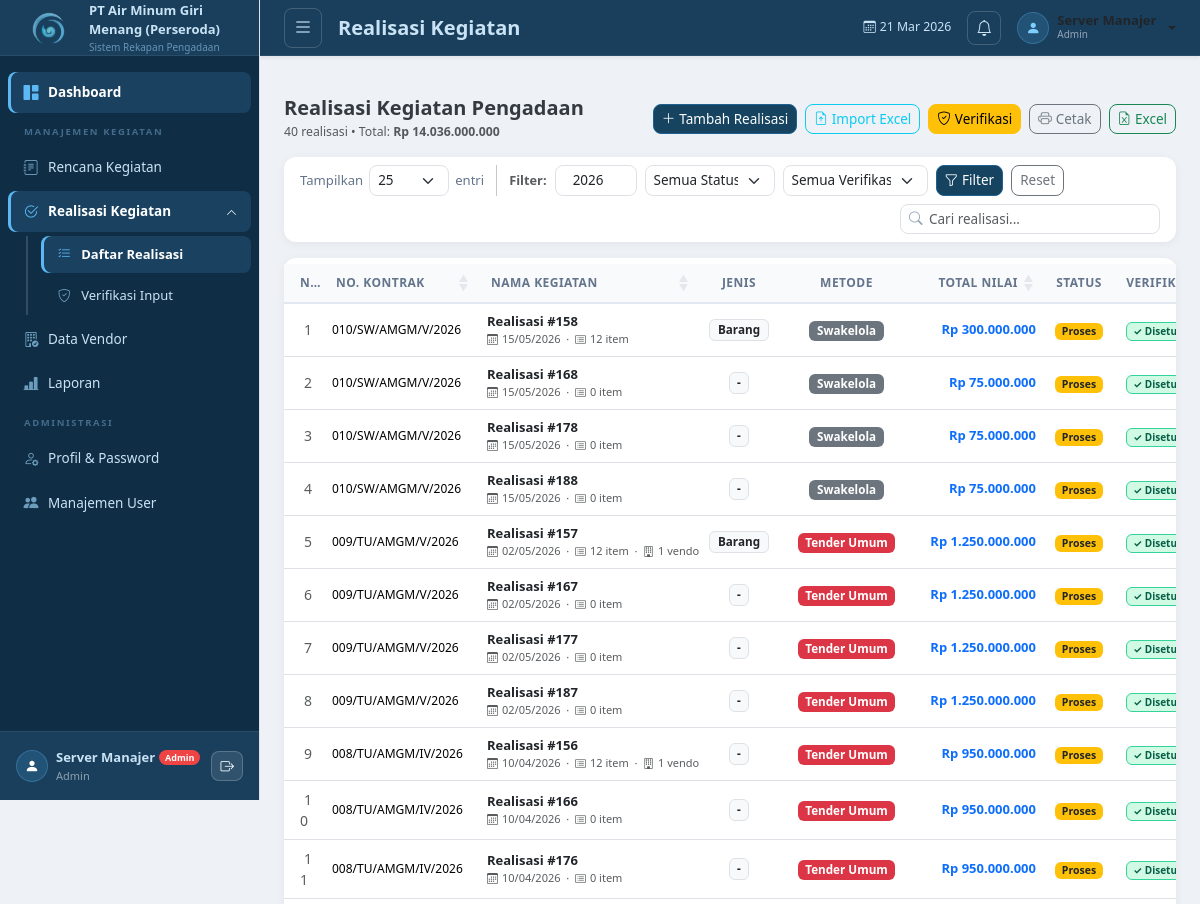
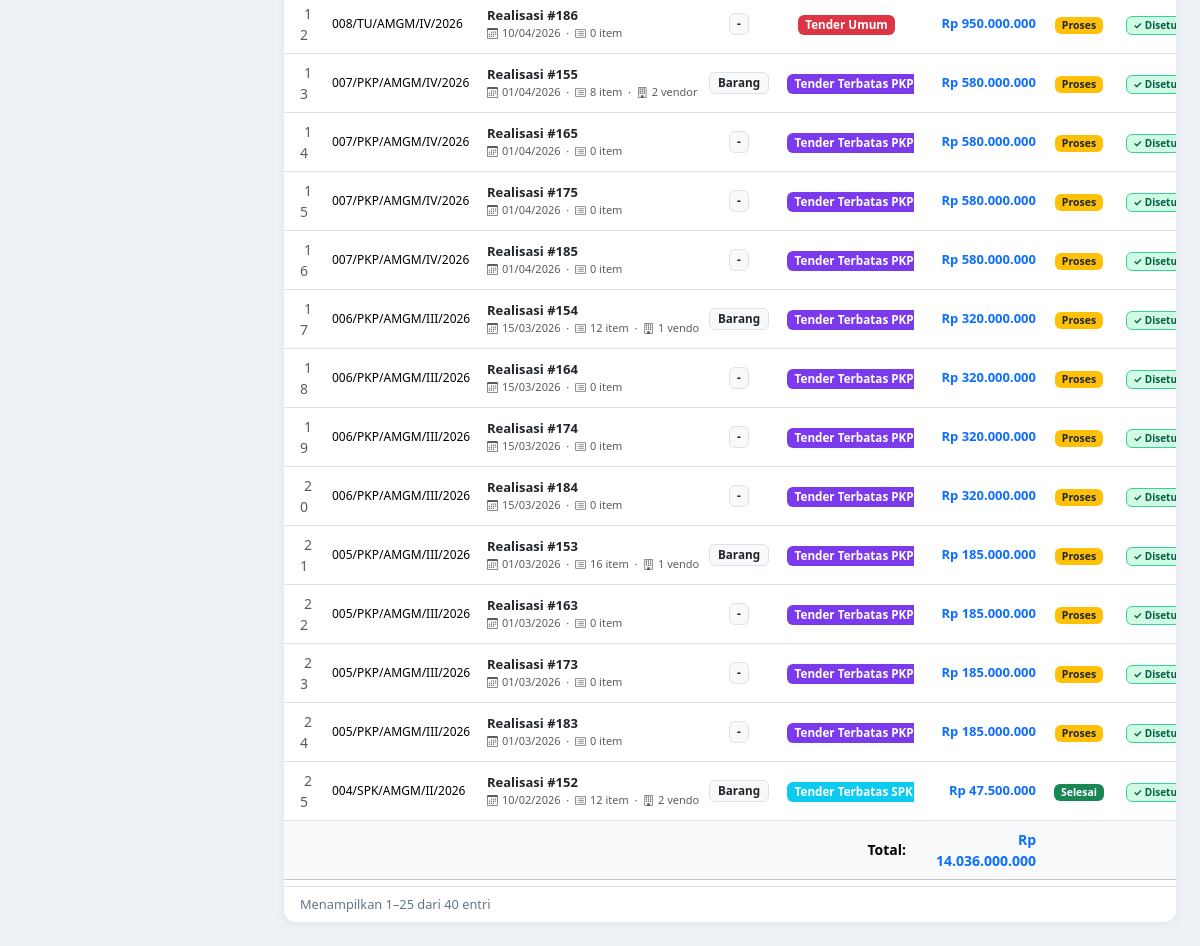
Page /modules/realisasi/index.php (signed in) on the committed database (2 pictures, top to bottom).
### tables this page shows
CREATE TABLE `realisasi_kegiatan` (
  `id` int(11) NOT NULL,
  `nomor_kontrak` varchar(100) DEFAULT NULL,
  `tanggal_mulai` date NOT NULL,
  `tanggal_selesai` date DEFAULT NULL,
  `status` enum('proses','selesai','batal') DEFAULT 'proses',
  `status_verifikasi` enum('menunggu','disetujui','ditolak') NOT NULL DEFAULT 'menunggu',
  `catatan_verifikasi` text DEFAULT NULL,
  `diverifikasi_oleh` int(11) DEFAULT NULL,
  `tgl_verifikasi` datetime DEFAULT NULL,
  `total_nilai` decimal(20,2) DEFAULT 0.00,
  `metode_pengadaan` enum('pembelian_langsung','tender_terbatas_spk','tender_terbatas_pkp','tender_umum','e_purchasing','swakelola') NOT NULL,
  `catatan` text DEFAULT NULL,
  `created_by` int(11) DEFAULT NULL,
  `created_at` timestamp NOT NULL DEFAULT current_timestamp(),
  `updated_at` timestamp NOT NULL DEFAULT current_timestamp() ON UPDATE current_timestamp()
);

### includes/functions.php (called while the page is built, shortened)
<?php
function formatRupiah($angka, $prefix = 'Rp ') {
    return $prefix . number_format((float)$angka, 0, ',', '.');
}
function getLabelMetode($key) {
    return LABEL_METODE[$key] ?? $key;
}
function getLabelJenis($key) {
    return LABEL_JENIS[$key] ?? $key;
}
function sanitize($input) {
    return htmlspecialchars(strip_tags(trim($input)), ENT_QUOTES, 'UTF-8');
}

### modules/realisasi/index.php (the view, shortened to what this page needs)
<?php
require_once __DIR__ . '/../../includes/functions.php';
$db     = getDB();
$tahun  = isset($_GET['tahun']) ? (int)$_GET['tahun'] : (int)date('Y');
$status = $_GET['status'] ?? '';
$where = ["YEAR(r.tanggal_mulai) = $tahun"];
$whereStr = 'WHERE ' . implode(' AND ', $where);
$realisasi = $db->query("
    SELECT r.*, u.nama_lengkap,
        (SELECT COUNT(*) FROM realisasi_detail WHERE realisasi_id = r.id) as jumlah_item,
        (SELECT COUNT(*) FROM realisasi_vendor  WHERE realisasi_id = r.id) as jumlah_vendor,
        (SELECT jenis_pengadaan FROM realisasi_detail WHERE realisasi_id = r.id ORDER BY id ASC LIMIT 1) as jenis_pengadaan,
        (SELECT rk.nama_kegiatan FROM realisasi_detail rd
         JOIN rencana_kegiatan rk ON rk.id = rd.rencana_id
         WHERE rd.realisasi_id = r.id ORDER BY rd.id ASC LIMIT 1) as nama_kegiatan
    FROM realisasi_kegiatan r
    LEFT JOIN users u ON u.id = r.created_by
    $whereStr
    ORDER BY r.tanggal_mulai DESC
");
$totalQ = $db->query("SELECT SUM(r.total_nilai) as total FROM realisasi_kegiatan r $whereStr");
$totalRealisasi = $totalQ->fetch_assoc()['total'] ?? 0;
$rows = [];
while ($row = $realisasi->fetch_assoc()) $rows[] = $row;
include __DIR__ . '/../../includes/header.php';
?>
<div class="d-flex justify-content-between align-items-center mb-3 flex-wrap gap-2">
    <div>
        <h5 class="fw-bold mb-0">Realisasi Kegiatan Pengadaan</h5>
        <small class="text-muted">
            <?= count($rows) ?> realisasi &bull; Total: <strong><?= formatRupiah($totalRealisasi) ?></strong>
        </small>
    </div>
    <div class="d-flex gap-2 flex-wrap">
        <a href="<?= BASE_URL ?>/modules/realisasi/form.php" class="btn btn-primary btn-sm">
            <i class="bi bi-plus-lg me-1"></i>Tambah Realisasi
        </a>
        <a href="<?= BASE_URL ?>/modules/realisasi/import.php"
           class="btn btn-outline-info btn-sm">
            <i class="bi bi-file-earmark-arrow-up me-1"></i>Import Excel
        </a>
        <?php if ($isMgr): ?>
        <a href="<?= BASE_URL ?>/modules/realisasi/verifikasi.php"
           class="btn btn-warning btn-sm position-relative">
            <i class="bi bi-shield-check me-1"></i>Verifikasi
        </a>
        <?php endif; ?>
        <a href="<?= BASE_URL ?>/modules/realisasi/print.php?tahun=<?= $tahun ?>&status=<?= $status ?>"
           target="_blank" class="btn btn-outline-secondary btn-sm">
            <i class="bi bi-printer me-1"></i>Cetak
        </a>
        <a href="<?= BASE_URL ?>/modules/realisasi/export.php?tahun=<?= $tahun ?>&status=<?= $status ?>"
           class="btn btn-outline-success btn-sm">
            <i class="bi bi-file-earmark-excel me-1"></i>Excel
        </a>
    </div>
</div>
<div class="card mb-3 no-print">
    <div class="card-body py-2 px-3">
        <div class="d-flex align-items-center gap-2 flex-wrap">
            <div class="dt-entries-wrapper">
                <span>Tampilkan</span>
                <select id="dtLengthCustom" class="form-select form-select-sm">
                    <option value="25" selected>25</option>
                </select>
                <span>entri</span>
            </div>
            <form method="GET" class="d-flex align-items-center gap-2 flex-wrap mb-0">
                <label class="fw-semibold text-muted mb-0" style="font-size:.8rem;white-space:nowrap;">Filter:</label>
                <input type="number" name="tahun"
                       value="<?= $tahun ?>"
                       min="2000"
                       class="form-control form-control-sm text-center"
                       style="width:82px;"
                       placeholder="Tahun">
                <select name="status" class="form-select form-select-sm" style="width:130px;">
                    <option value="">Semua Status</option>
                </select>
                <select name="verif" class="form-select form-select-sm" style="width:145px;">
                    <option value="">Semua Verifikasi</option>
                </select>
                <button type="submit" class="btn btn-sm btn-primary">
                    <i class="bi bi-funnel me-1"></i>Filter
                </button>
                <a href="?tahun=<?= $tahun ?>" class="btn btn-sm btn-outline-secondary">Reset</a>
            </form>
            <div class="ms-auto dt-search-wrapper">
                <input type="text" id="dtSearchCustom"
                       class="form-control form-control-sm"
                       placeholder="Cari realisasi..."
                       autocomplete="off">
            </div>
        </div>
    </div>
</div>
<div class="card">
    <div class="card-body p-0">
        <div class="table-responsive">
            <table class="table table-hover mb-0 align-middle" id="tblRealisasi">
                <colgroup>
                    <col class="col-no">
                    <col class="col-kontrak">
                    <col class="col-nama">
                    <col class="col-jenis">
                    <col class="col-metode">
                    <col class="col-nilai">
                    <col class="col-status">
                    <col class="col-verif">
                    <?php if ($isMgr): ?><col class="col-diinput"><?php endif; ?>
                    <col class="<?= $isMgr ? 'col-aksi-mgr' : 'col-aksi-stf' ?>">
                </colgroup>
                <thead>
                    <tr>
                        <th class="ps-3">No.</th>
                        <th>No. Kontrak</th>
                        <th>Nama Kegiatan</th>
                        <th class="text-center">Jenis</th>
                        <th class="text-center">Metode</th>
                        <th class="text-end">Total Nilai</th>
                        <th class="text-center">Status</th>
                        <th class="text-center">Verifikasi</th>
                    </tr>
                </thead>
                <tbody>
                <?php if (empty($rows)): ?>
                    <tr>
                        <td colspan="<?= $isMgr ? 10 : 9 ?>" class="text-center py-5 text-muted">
                            <i class="bi bi-inbox fs-1 d-block mb-2 opacity-40"></i>
                            Tidak ada data realisasi
                        </td>
                    </tr>
                <?php else:
                $metodeColors = [
                    'pembelian_langsung'  => 'success',
                    'tender_terbatas_spk' => 'info',
                    'tender_terbatas_pkp' => 'purple',
                    'tender_terbatas'     => 'info',
                    'tender_umum'         => 'danger',
                    'e_purchasing'        => 'warning',
                    'swakelola'           => 'secondary',
                ];
                foreach ($rows as $row):
                    $statusMap   = ['proses'=>'warning text-dark','selesai'=>'success','batal'=>'danger'];
                    $sc          = $statusMap[$row['status']] ?? 'secondary';
                    $verifStatus = $row['status_verifikasi'] ?? 'menunggu';
                    $rowClass    = match($verifStatus) {
                        'menunggu' => 'row-pending',
                        'ditolak'  => 'row-ditolak',
                        default    => '',
                    };
                    $metodeColor = $metodeColors[$row['metode_pengadaan']] ?? 'secondary';
                ?>
                    <tr class="<?= $rowClass ?>">
                        <td class="ps-3 text-muted"></td>
                        <td class="text-truncate" style="font-size:12px;max-width:155px;"
                            title="<?= sanitize($row['nomor_kontrak'] ?: '-') ?>">
                            <?= sanitize($row['nomor_kontrak'] ?: '-') ?>
                        </td>
                        <td>
                            <a href="detail.php?id=<?= $row['id'] ?>"
                               class="fw-semibold text-decoration-none text-dark d-block text-truncate"
                               style="font-size:13px;max-width:210px;"
                               title="<?= sanitize($row['nama_kegiatan'] ?: 'Realisasi #'.$row['id']) ?>">
                                <?= sanitize($row['nama_kegiatan'] ?: 'Realisasi #'.$row['id']) ?>
                            </a>
                            <div class="text-muted" style="font-size:11px;white-space:nowrap;">
                                <i class="bi bi-calendar3 me-1"></i><?= date('d/m/Y', strtotime($row['tanggal_mulai'])) ?>
                                &nbsp;&middot;&nbsp;
                                <i class="bi bi-card-list me-1"></i><?= $row['jumlah_item'] ?> item
                                <?php if ($row['jumlah_vendor'] > 0): ?>
                                &nbsp;&middot;&nbsp;
                                <i class="bi bi-building me-1"></i><?= $row['jumlah_vendor'] ?> vendor
                                <?php endif; ?>
                            </div>
                        </td>
                        <td class="text-center">
                            <span class="badge bg-light text-dark border" style="font-size:.73rem;white-space:nowrap;">
                                <?= !empty($row['jenis_pengadaan']) ? getLabelJenis($row['jenis_pengadaan']) : '-' ?>
                            </span>
                        </td>
                        <td class="text-center">
                            <span class="badge bg-<?= $metodeColor ?>" style="font-size:.73rem;white-space:nowrap;">
                                <?= getLabelMetode($row['metode_pengadaan']) ?>
                            </span>
                        </td>
                        <td class="text-end fw-semibold text-primary" style="font-size:13px;">
                            <?= formatRupiah($row['total_nilai']) ?>
                        </td>
                        <td class="text-center">
                            <span class="badge bg-<?= $sc ?>"><?= ucfirst($row['status']) ?></span>
                        </td>
                        <td class="text-center">
                            <span class="badge badge-verif-<?= $verifStatus ?>" style="font-size:10px;">
                                <?= match($verifStatus) {
                                    'menunggu'  => '⏳ Menunggu',
                                    'disetujui' => '✓ Disetujui',
                                    'ditolak'   => '✗ Ditolak',
                                    default     => $verifStatus,
                                } ?>
                            </span>
                        </td>
                    </tr>
                <?php endforeach; endif; ?>
                </tbody>
                <tfoot class="table-light fw-bold">
                    <tr>
                        <td colspan="5" class="text-end ps-3">Total:</td>
                        <td class="text-end text-primary"><?= formatRupiah($totalRealisasi) ?></td>
                        <td colspan="<?= $isMgr ? 4 : 3 ?>"></td>
                    </tr>
                </tfoot>
            </table>
        </div>
        <div class="d-flex justify-content-between align-items-center px-3 py-2 border-top">
            <div id="dtInfoCustom" class="dataTables_info"></div>
        </div>
    </div>
</div>
<?php
include __DIR__ . '/../../includes/footer.php';
?>

### assets/css/style.css (style rules this page uses)
:root { --sidebar-width: 260px; --navbar-height: 56px; --primary: #1e6091; --primary-dark: #154360; --accent: #2ec4b6; --sidebar-bg: #0F2D45; --sidebar-brand-bg: #193F5C; --sidebar-border: rgba(255,255,255,0.07); --sidebar-text: #C9E3F5; --sidebar-icon: rgba(150,205,240,0.70); --sidebar-label: rgba(130,185,225,0.45); --sidebar-hover-bg: rgba(255,255,255,0.06); --sidebar-active-bg: rgba(91,184,245,0.15); --sidebar-active-text: #ffffff; --sidebar-active-line: #5BB8F5; --bg-page: #EEF2F7; --border-color: #e4e9ef; }
body { background-color: var(--bg-page); font-family: 'Segoe UI', system-ui, -apple-system, sans-serif; font-size: 14px; color: #343a40; min-height: 100vh; }
.card { border: none; border-radius: 12px; box-shadow: 0 2px 10px rgba(0,0,0,0.06); background: #ffffff; }
.form-control, .form-select { border-radius: 8px; border-color: #dee2e6; font-size: 13.5px; }
.btn { border-radius: 8px; font-size: 13.5px; font-weight: 500; }
.btn-primary { background: #154360; border-color: #1e6091; color: #fff; }
.table { font-size: 13.5px; }
.table thead th { background-color: #f1f5f9; font-weight: 600; font-size: 11.5px; text-transform: uppercase; letter-spacing: 0.5px; color: #64748b; border-bottom: 2px solid #e2e8f0; white-space: nowrap; padding: 10px 12px; }

### modules/realisasi/index.php (style rules this page uses)
#tblRealisasi { table-layout: fixed; width: 100%; }
#tblRealisasi thead th { background: #f8fafc; font-size: .75rem; text-transform: uppercase; letter-spacing: .04em; color: #64748b; border-bottom: 2px solid #e2e8f0; white-space: nowrap; overflow: hidden; text-overflow: ellipsis; }
#tblRealisasi td { vertical-align: middle; font-size: .875rem; overflow: hidden; text-overflow: ellipsis; }
#tblRealisasi col.col-no { width: 40px; }
#tblRealisasi col.col-kontrak { width: 155px; }
#tblRealisasi col.col-nama { width: 220px; }
#tblRealisasi col.col-jenis { width: 80px; }
#tblRealisasi col.col-metode { width: 135px; }
#tblRealisasi col.col-nilai { width: 130px; }
#tblRealisasi col.col-status { width: 70px; }
#tblRealisasi col.col-verif { width: 95px; }
.dt-entries-wrapper { display: flex; align-items: center; gap: 6px; font-size: .82rem; color: #64748b; white-space: nowrap; }
.dt-entries-wrapper select { width: 80px; }
.dt-search-wrapper { position: relative; flex: 1; min-width: 180px; max-width: 260px; }
.dt-search-wrapper input { padding-left: 28px; }
.dataTables_info { font-size: .8rem; color: #64748b; }
.badge-verif-disetujui { background:#d1fae5; color:#065f46; border:1px solid #34d399; }
.bg-purple { background-color: #7c3aed !important; }
.badge.bg-purple { color: white !important; }

### rows in the picture
realisasi_kegiatan: nomor_kontrak "010/SW/AMGM/V/2026", id "Realisasi #158", tanggal_mulai "15/05/2026", jumlah_item "12", jenis_pengadaan "Barang", metode_pengadaan "Swakelola", total_nilai "Rp 300.000.000", status "Proses", status_verifikasi "✓…"
realisasi_kegiatan: nomor_kontrak "010/SW/AMGM/V/2026", id "Realisasi #168", tanggal_mulai "15/05/2026", jumlah_item "0", metode_pengadaan "Swakelola", total_nilai "Rp 75.000.000", status "Proses", status_verifikasi "✓…"
realisasi_kegiatan: nomor_kontrak "010/SW/AMGM/V/2026", id "Realisasi #178", tanggal_mulai "15/05/2026", jumlah_item "0", metode_pengadaan "Swakelola", total_nilai "Rp 75.000.000", status "Proses", status_verifikasi "✓…"
realisasi_kegiatan: nomor_kontrak "010/SW/AMGM/V/2026", id "Realisasi #188", tanggal_mulai "15/05/2026", jumlah_item "0", metode_pengadaan "Swakelola", total_nilai "Rp 75.000.000", status "Proses", status_verifikasi "✓…"
realisasi_kegiatan: nomor_kontrak "009/TU/AMGM/V/2026", id "Realisasi #157", tanggal_mulai "02/05/2026", jumlah_item "12", jumlah_vendor "1", jenis_pengadaan "Barang", metode_pengadaan "Tender Umum", total_nilai "Rp 1.250.000.000", status "Proses", status_verifikasi "✓…"
realisasi_kegiatan: nomor_kontrak "009/TU/AMGM/V/2026", id "Realisasi #167", tanggal_mulai "02/05/2026", jumlah_item "0", metode_pengadaan "Tender Umum", total_nilai "Rp 1.250.000.000", status "Proses", status_verifikasi "✓…"
realisasi_kegiatan: nomor_kontrak "009/TU/AMGM/V/2026", id "Realisasi #177", tanggal_mulai "02/05/2026", jumlah_item "0", metode_pengadaan "Tender Umum", total_nilai "Rp 1.250.000.000", status "Proses", status_verifikasi "✓…"
realisasi_kegiatan: nomor_kontrak "009/TU/AMGM/V/2026", id "Realisasi #187", tanggal_mulai "02/05/2026", jumlah_item "0", metode_pengadaan "Tender Umum", total_nilai "Rp 1.250.000.000", status "Proses", status_verifikasi "✓…"
realisasi_kegiatan: nomor_kontrak "008/TU/AMGM/IV/2026", id "Realisasi #156", tanggal_mulai "10/04/2026", jumlah_item "12", jumlah_vendor "1", metode_pengadaan "Tender Umum", total_nilai "Rp 950.000.000", status "Proses", status_verifikasi "✓…"
realisasi_kegiatan: nomor_kontrak "008/TU/AMGM/IV/2026", id "Realisasi #166", tanggal_mulai "10/04/2026", jumlah_item "0", metode_pengadaan "Tender Umum", total_nilai "Rp 950.000.000", status "Proses", status_verifikasi "✓…"
realisasi_kegiatan: nomor_kontrak "008/TU/AMGM/IV/2026", id "Realisasi #176", tanggal_mulai "10/04/2026", jumlah_item "0", metode_pengadaan "Tender Umum", total_nilai "Rp 950.000.000", status "Proses", status_verifikasi "✓…"
realisasi_kegiatan: nomor_kontrak "008/TU/AMGM/IV/2026", id "Realisasi #186", tanggal_mulai "10/04/2026", jumlah_item "0", metode_pengadaan "Tender Umum", total_nilai "Rp 950.000.000", status "Proses", status_verifikasi "✓…"
realisasi_kegiatan: nomor_kontrak "007/PKP/AMGM/IV/2026", id "Realisasi #155", tanggal_mulai "01/04/2026", jumlah_item "8", jumlah_vendor "2", jenis_pengadaan "Barang", metode_pengadaan "Tender Terbatas…", total_nilai "Rp 580.000.000", status "Proses", status_verifikasi "✓…"
realisasi_kegiatan: nomor_kontrak "007/PKP/AMGM/IV/2026", id "Realisasi #165", tanggal_mulai "01/04/2026", jumlah_item "0", metode_pengadaan "Tender Terbatas…", total_nilai "Rp 580.000.000", status "Proses", status_verifikasi "✓…"
realisasi_kegiatan: nomor_kontrak "007/PKP/AMGM/IV/2026", id "Realisasi #175", tanggal_mulai "01/04/2026", jumlah_item "0", metode_pengadaan "Tender Terbatas…", total_nilai "Rp 580.000.000", status "Proses", status_verifikasi "✓…"
realisasi_kegiatan: nomor_kontrak "007/PKP/AMGM/IV/2026", id "Realisasi #185", tanggal_mulai "01/04/2026", jumlah_item "0", metode_pengadaan "Tender Terbatas…", total_nilai "Rp 580.000.000", status "Proses", status_verifikasi "✓…"
realisasi_kegiatan: nomor_kontrak "006/PKP/AMGM/III/2026", id "Realisasi #154", tanggal_mulai "15/03/2026", jumlah_item "12", jumlah_vendor "1", jenis_pengadaan "Barang", metode_pengadaan "Tender Terbatas…", total_nilai "Rp 320.000.000", status "Proses", status_verifikasi "✓…"
realisasi_kegiatan: nomor_kontrak "006/PKP/AMGM/III/2026", id "Realisasi #164", tanggal_mulai "15/03/2026", jumlah_item "0", metode_pengadaan "Tender Terbatas…", total_nilai "Rp 320.000.000", status "Proses", status_verifikasi "✓…"
realisasi_kegiatan: nomor_kontrak "006/PKP/AMGM/III/2026", id "Realisasi #174", tanggal_mulai "15/03/2026", jumlah_item "0", metode_pengadaan "Tender Terbatas…", total_nilai "Rp 320.000.000", status "Proses", status_verifikasi "✓…"
realisasi_kegiatan: nomor_kontrak "006/PKP/AMGM/III/2026", id "Realisasi #184", tanggal_mulai "15/03/2026", jumlah_item "0", metode_pengadaan "Tender Terbatas…", total_nilai "Rp 320.000.000", status "Proses", status_verifikasi "✓…"
realisasi_kegiatan: nomor_kontrak "005/PKP/AMGM/III/2026", id "Realisasi #153", tanggal_mulai "01/03/2026", jumlah_item "16", jumlah_vendor "1", jenis_pengadaan "Barang", metode_pengadaan "Tender Terbatas…", total_nilai "Rp 185.000.000", status "Proses", status_verifikasi "✓…"
realisasi_kegiatan: nomor_kontrak "005/PKP/AMGM/III/2026", id "Realisasi #163", tanggal_mulai "01/03/2026", jumlah_item "0", metode_pengadaan "Tender Terbatas…", total_nilai "Rp 185.000.000", status "Proses", status_verifikasi "✓…"
realisasi_kegiatan: nomor_kontrak "005/PKP/AMGM/III/2026", id "Realisasi #173", tanggal_mulai "01/03/2026", jumlah_item "0", metode_pengadaan "Tender Terbatas…", total_nilai "Rp 185.000.000", status "Proses", status_verifikasi "✓…"
realisasi_kegiatan: nomor_kontrak "005/PKP/AMGM/III/2026", id "Realisasi #183", tanggal_mulai "01/03/2026", jumlah_item "0", metode_pengadaan "Tender Terbatas…", total_nilai "Rp 185.000.000", status "Proses", status_verifikasi "✓…"
realisasi_kegiatan: nomor_kontrak "004/SPK/AMGM/II/2026", id "Realisasi #152", tanggal_mulai "10/02/2026", jumlah_item "12", jumlah_vendor "2", jenis_pengadaan "Barang", metode_pengadaan "Tender Terbatas…", total_nilai "Rp 47.500.000", status "Selesai", status_verifikasi "✓…"

### other values in the picture
$_SESSION['user_nama'] "Server Manajer"
$roleLabel[0] "Admin"
str_replace('_', ' ', $role) "Admin"
$pageTitle "Realisasi Kegiatan"
$roleInfo[0] "Admin"
count($rows) "40"
formatRupiah($totalRealisasi) "Rp 14.036.000.000"
